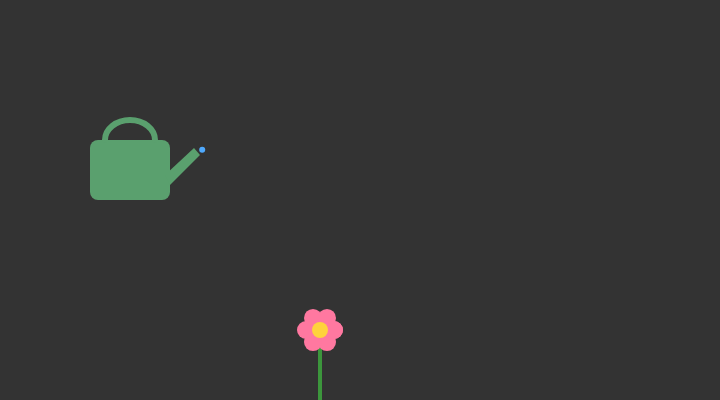
Frame 1 (no input)
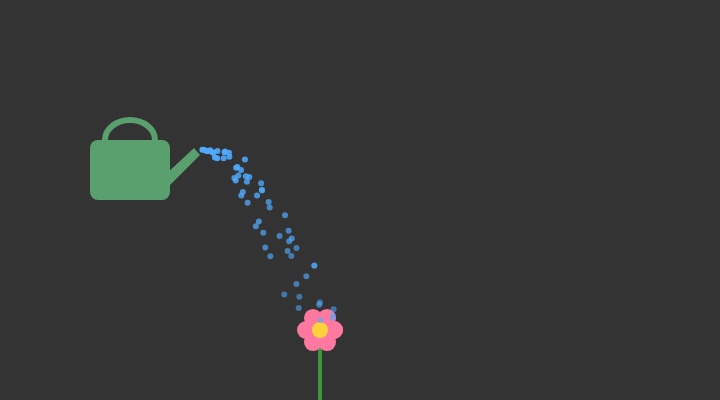
Frame 60 (no input)
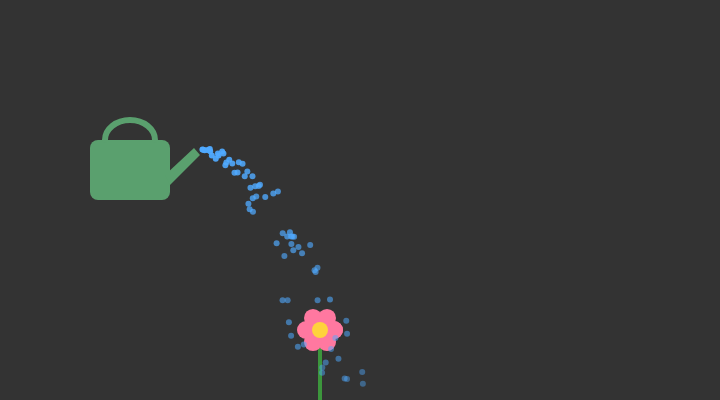
Frame 120 (the mouse pressed at the canvas centre since frame 60)

The p5.js sketch that drew these frames (run headless with seeded random() and noise() and a simulated clock; from frame 60 on, the mouse is pressed at the canvas centre):

// p5.js sketch
// ── sketch.js
let system;

function setup() {
  createCanvas(720, 400);
  system = new ParticleSystem(createVector(200, 150)); // 물뿌리개 주둥이 끝
}

function draw() {
  background(51);
  drawFlower(320, 330);
  drawWateringCan();
  system.addParticle();
  system.run();
}

// 물뿌리개
function drawWateringCan() {
  noStroke();
  fill(90, 160, 110);
  rect(90, 140, 80, 60, 8);                 // 몸통
  quad(165, 175, 170, 185, 200, 155, 194, 148); // 주둥이
  noFill();
  stroke(90, 160, 110);
  strokeWeight(6);
  arc(130, 140, 50, 40, PI, TWO_PI);        // 손잡이
}

// 꽃
function drawFlower(x, y) {
  stroke(60, 150, 60);
  strokeWeight(4);
  line(x, y, x, height);                    // 줄기
  noStroke();
  fill(255, 120, 160);
  for (let a = 0; a < TWO_PI; a += TWO_PI / 6) {
    ellipse(x + cos(a) * 14, y + sin(a) * 14, 18, 18); // 꽃잎
  }
  fill(255, 210, 60);
  ellipse(x, y, 16, 16);                    // 꽃술
}

// ── Particle.js
class Particle {
    constructor(position) {
        this.acceleration = createVector(0, 0.1);
        this.velocity = createVector(random(1.5, 2.5), random(-0.5, 0.5)); // 물뿌리개 앞쪽(오른쪽)으로
        this.position = position.copy();
        this.lifespan = 255;
    }

    run() {
        this.update();
        this.display();
    }

    update() {
        this.velocity.add(this.acceleration);
        this.position.add(this.velocity);
        this.lifespan -= 2;
    }

    display() {
        noStroke();
        fill(80, 170, 255, this.lifespan); // 물방울 파란색
        ellipse(this.position.x, this.position.y, 6, 6);
    }

    isDead() {
        return this.lifespan < 0;
    }
}



// // A simple Particle class
// let Particle = function(position) {
//   this.acceleration = createVector(0, 0.05);
//   this.velocity = createVector(random(-1, 1), random(-1, 0));
//   this.position = position.copy();
//   this.lifespan = 255;
// };

// Particle.prototype.run = function() {
//   this.update();
//   this.display();
// };

// // Method to update position
// Particle.prototype.update = function(){
//   this.velocity.add(this.acceleration);
//   this.position.add(this.velocity);
//   this.lifespan -= 2;
// };

// // Method to display
// Particle.prototype.display = function() {
//   stroke(200, this.lifespan);
//   strokeWeight(2);
//   fill(127, this.lifespan);
//   ellipse(this.position.x, this.position.y, 12, 12);
// };

// // Is the particle still useful?
// Particle.prototype.isDead = function(){
//   return this.lifespan < 0;
// };

// ── ParticleSystem.js
class ParticleSystem {
    constructor(position) {
        this.origin = position.copy();
        this.particles = [];
    }

    addParticle() {
        this.particles.push(new Particle(this.origin));
    }

    // Particle을 상속한 어떤 객체든 넣을 수 있음 (RainDrop, SnowFlake, Lightning ...)
    add(particle) {
        this.particles.push(particle);
    }

    run() {
        for (let i = this.particles.length-1; i >= 0; i--) {
            let p = this.particles[i];
            p.run();
            if (p.isDead()) {
            this.particles.splice(i, 1);
            }
        }
    }

}


// let ParticleSystem = function(position) {
//   this.origin = position.copy();
//   this.particles = [];
// };

// ParticleSystem.prototype.addParticle = function() {
//   this.particles.push(new Particle(this.origin));
// };

// ParticleSystem.prototype.run = function() {
//   for (let i = this.particles.length-1; i >= 0; i--) {
//     let p = this.particles[i];
//     p.run();
//     if (p.isDead()) {
//       this.particles.splice(i, 1);
//     }
//   }
// };
// ── Sky.js
// 어두운 하늘 배경 + 천천히 흘러가는 먹구름

// 위는 거의 검은 남색, 아래로 갈수록 탁한 회청색이 되는 그라데이션
// 매 프레임 다시 계산하지 않도록 setup()에서 한 번만 그려 둠
function makeSkyGradient(w, h) {
    let g = createGraphics(w, h);
    let top = color(10, 12, 22);
    let bottom = color(45, 50, 62);
    for (let y = 0; y < h; y++) {
        g.stroke(lerpColor(top, bottom, y / h));
        g.line(0, y, w, y);
    }
    return g;
}

// 먹구름 한 덩어리: 겹쳐진 타원(puff) 여러 개로 이루어짐
class Cloud {
    constructor(x, y) {
        this.x = x;
        this.y = y;
        this.speed = random(0.1, 0.4);
        this.shade = random(30, 60);   // 구름마다 어두운 정도가 다름
        this.puffs = [];
        let count = floor(random(6, 10));
        for (let i = 0; i < count; i++) {
            this.puffs.push({
                dx: random(-90, 90),
                dy: random(-20, 20),
                w: random(80, 160),
                h: random(50, 90),
            });
        }
    }

    update() {
        this.x += this.speed;
        // 오른쪽 끝으로 나가면 왼쪽에서 다시 들어옴
        if (this.x - 180 > width) this.x = -180;
    }

    // flash: 번개가 칠 때 구름이 밝게 비침 (0 ~ 255)
    display(flash) {
        noStroke();
        let c = this.shade + flash * 0.5;
        for (let p of this.puffs) {
            fill(c, c, c + 8, 230);
            ellipse(this.x + p.dx, this.y + p.dy, p.w, p.h);
        }
    }
}

// ── WeatherParticles.js
// Particle을 상속(extends)해서 만든 날씨 파티클들
// 부모의 run(), update(), isDead()를 그대로 쓰고, 필요한 부분만 오버라이드합니다.

// 비: 빠르게 똑바로 떨어지는 파란 선
class RainDrop extends Particle {
    constructor(position) {
        super(position);                              // 부모 생성자 먼저 호출
        this.acceleration = createVector(0, 0.3);     // 중력이 더 강함
        this.velocity = createVector(random(-0.3, 0.3), random(1, 5));
        this.length = random(10, 20);
    }

    update() {
        super.update();                               // 부모의 이동 로직 재사용
        if (this.position.y > height) this.lifespan = -1; // 바닥에 닿으면 사라짐
    }

    display() {
        stroke(120, 170, 255, this.lifespan);
        strokeWeight(2);
        // 속도 방향으로 꼬리를 그림
        let tail = this.velocity.copy().setMag(this.length);
        line(this.position.x, this.position.y,
             this.position.x - tail.x, this.position.y - tail.y);
    }
}

// 눈: 천천히 좌우로 흔들리며 내려오는 흰 점
class SnowFlake extends Particle {
    constructor(position) {
        super(position);
        this.acceleration = createVector(0, 0);       // 중력 없이 일정 속도
        this.velocity = createVector(0, random(0.5, 1.5));
        this.size = random(4, 9);
        this.angle = random(TWO_PI);                  // 흔들림 위상
    }

    update() {
        this.angle += 0.05;
        this.position.x += sin(this.angle) * 0.8;     // 좌우로 살랑살랑
        this.position.add(this.velocity);
        this.lifespan -= 0.8;                         // 오래 살아남음
        if (this.position.y > height) this.lifespan = -1;
    }

    display() {
        noStroke();
        fill(255, this.lifespan);
        ellipse(this.position.x, this.position.y, this.size, this.size);
    }
}

// 번개: 하늘에서 아래로 지그재그로 내리치고 빠르게 사라짐
class Lightning extends Particle {
    constructor(position) {
        super(position);
        this.lifespan = 255;
        // 지그재그 꺾인 점들을 미리 만들어 둠
        this.points = [this.position.copy()];
        let p = this.position.copy();
        let bottom = random(height * 0.6, height);
        while (p.y < bottom) {
            p = createVector(p.x + random(-25, 25), p.y + random(10, 30));
            this.points.push(p);
        }
    }

    update() {
        this.lifespan -= 12;                          // 순식간에 사라짐
    }

    display() {
        // 깜빡이는 느낌을 위해 랜덤으로 밝기를 바꿈
        let flicker = random(0.6, 1);
        noFill();
        stroke(255, 255, 150, this.lifespan * flicker);
        strokeWeight(3);
        beginShape();
        for (let pt of this.points) vertex(pt.x, pt.y);
        endShape();
        // 가운데 하얀 심
        stroke(255, this.lifespan);
        strokeWeight(1);
        beginShape();
        for (let pt of this.points) vertex(pt.x, pt.y);
        endShape();
    }
}
